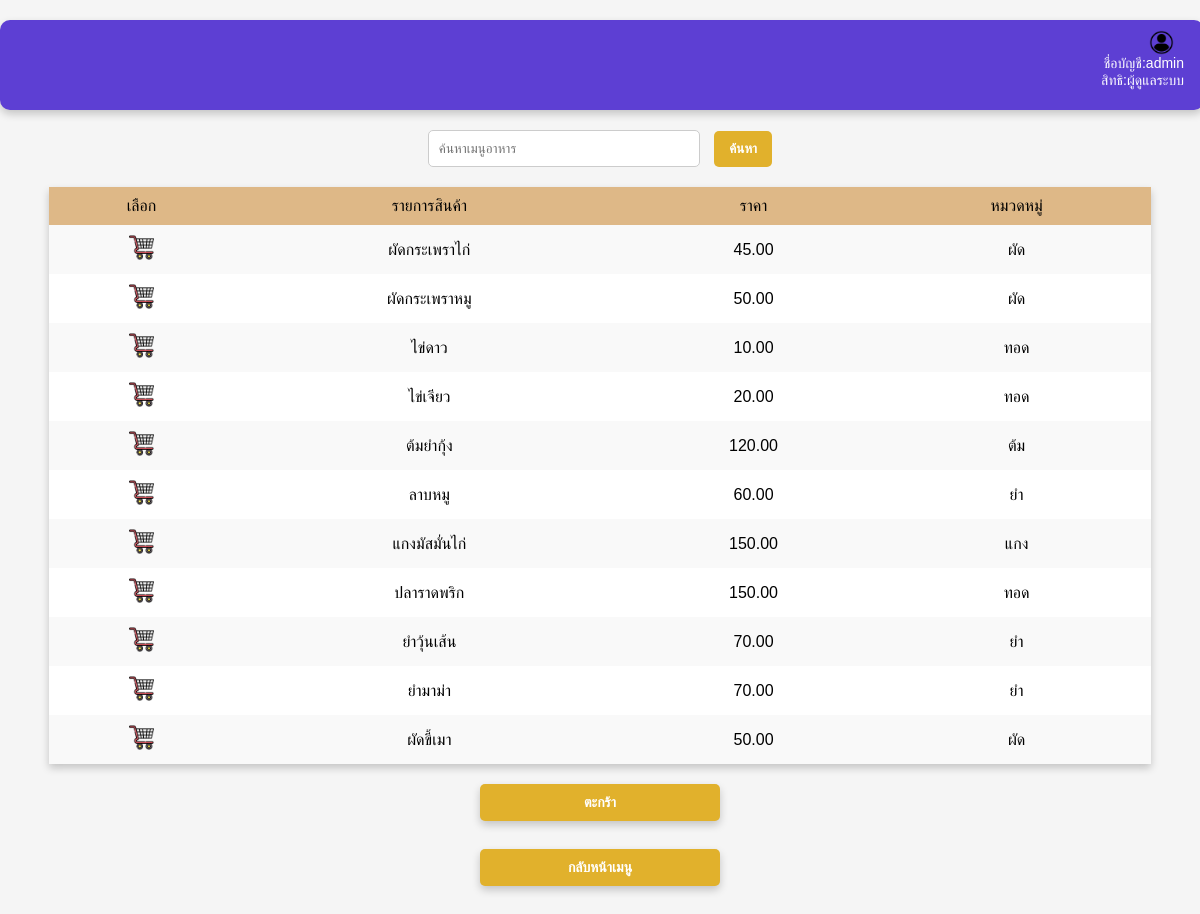
Page /Order/displaymenu.php (signed in) on the committed database.
### tables this page shows
CREATE TABLE `menu` (
  `menu_id` int(11) NOT NULL,
  `menu_name` varchar(250) NOT NULL,
  `price` decimal(10,2) NOT NULL,
  `category` varchar(100) NOT NULL,
  `menu_status` int(11) NOT NULL
);

### Order/displaymenu.php (the view, shortened to what this page needs)
<?php
include_once("connectdb.php");
if (isset($_COOKIE["username"]) and isset($_COOKIE["UserGroup"])) {
    $username = $_COOKIE["username"];
    $userGroup = $_COOKIE["UserGroup"];
} else {
    echo '<script>
        alert("ยังไม่ได้ login");
        window.location.href="inputLogin.php";
    </script>';
    exit();
}
?>
<?php
include_once("connectdb.php");
$search = "";
$sql = "SELECT * FROM menu WHERE menu_name LIKE '%$search%'";
$result = $conn->query($sql);
?>
<!DOCTYPE html>
<html lang="en">
<head>
</head>
<body>
    <div class ="login">
        <IMG src="icon/login.png" width="25" height="25">
        <ul>
            <?php
            echo"<li>ชื่อบัญชี:$username </li>";
            echo"<li>สิทธิ:$userGroup</li>";
            ?>
        </ul>
    </div>
    <form method="GET">
    <?php
    if ($result->num_rows > 0) {
        echo "  <input type='text' name='search' placeholder='ค้นหาเมนูอาหาร'
                style='width: 250px;' value='$search'>
                <input type='submit' value='ค้นหา'>";
        echo "<table>
                <tr style='background-color:burlywood'>
                    <td>เลือก</td>
                    <td>รายการสินค้า</td>
                    <td>ราคา</td>
                    <td>หมวดหมู่</td>
                </tr>";
        while ($row = $result->fetch_assoc()) {
            $MenuId = $row["menu_id"];
            $MenuName = $row["menu_name"];
            $Price = $row["price"];
            $Category = $row["category"];
            echo "<tr>
                    <td><a href='addTocart.php?id=$MenuId'>
                    <img src='icon/cart.png' width='25' height='25'></a></td>
                    <td>$MenuName</td>
                    <td>$Price</td>
                    <td>$Category</td>
                </tr>";
        }
        echo "</table>";
        echo "<a href='addTocart.php'>ตะกร้า</a><br>
            <a href='../menu.php'>กลับหน้าเมนู</a><br>";
    } else {
        echo "<h1>ไม่พบข้อมูลเมนูอาหาร<h1>
            <a href='../menu.php'>ย้อนกลับ</a><br>";
    }
    ?>
</form>
</body>
</html>

### Order/displaymenu.php (style rules this page uses)
body { font-family: Arial, sans-serif; background-color: #f5f5f5; margin: 0; padding: 0; }
.login { width: 97%; height: 70px; text-align: right; padding: 10px 20px; margin: 20px auto; background-color: #5d3fd3; color: white; border-radius: 10px; box-shadow: 0 4px 8px rgba(0, 0, 0, 0.2); }
.login ul { list-style-type: none; padding: 0; margin: 0; }
.login ul li { font-size: 14px; }
.login img { margin-right: 10px; vertical-align: middle; }
form { text-align: center; margin: 20px; }
table { width: 95%; margin: 20px auto; border-collapse: collapse; box-shadow: 0 4px 8px rgba(0, 0, 0, 0.2); }
table th, table td { padding: 10px; text-align: center; }
table tr:nth-child(even) { background-color: #f9f9f9; }
table tr:nth-child(odd) { background-color: #ffffff; }
input[type="text"] { padding: 10px; border: 1px solid #ccc; border-radius: 5px; margin-right: 10px; width: 70%; }
input[type="submit"] { background-color: #e1b12c; color: white; border: none; padding: 10px 15px; border-radius: 5px; font-weight: bold; cursor: pointer; transition: all 0.3s ease; }
a { text-decoration: none; color: #5d3fd3; font-weight: bold; font-size: 14px; }
a[href="addTocart.php"], a[href="../menu.php"], a[href="displaymenu.php"] { display: block; text-align: center; background-color: #e1b12c; color: white; padding: 10px 20px; border-radius: 5px; width: 200px; margin: 5px auto; font-weight: bold; text-transform: uppercase; box-shadow: 0 4px 8px rgba(0, 0, 0, 0.2); }

### rows in the picture
menu: menu_name "ผัดกระเพราไก่", price "45.00", category "ผัด"
menu: menu_name "ผัดกระเพราหมู", price "50.00", category "ผัด"
menu: menu_name "ไข่ดาว", price "10.00", category "ทอด"
menu: menu_name "ไข่เจียว", price "20.00", category "ทอด"
menu: menu_name "ต้มยำกุ้ง", price "120.00", category "ต้ม"
menu: menu_name "ลาบหมู", price "60.00", category "ยำ"
menu: menu_name "แกงมัสมั่นไก่", price "150.00", category "แกง"
menu: menu_name "ปลาราดพริก", price "150.00", category "ทอด"
menu: menu_name "ยำวุ้นเส้น", price "70.00", category "ยำ"
menu: menu_name "ยำมาม่า", price "70.00", category "ยำ"
menu: menu_name "ผัดขี้เมา", price "50.00", category "ผัด"

### other values in the picture
$username "admin"
$userGroup "ผู้ดูแลระบบ"
